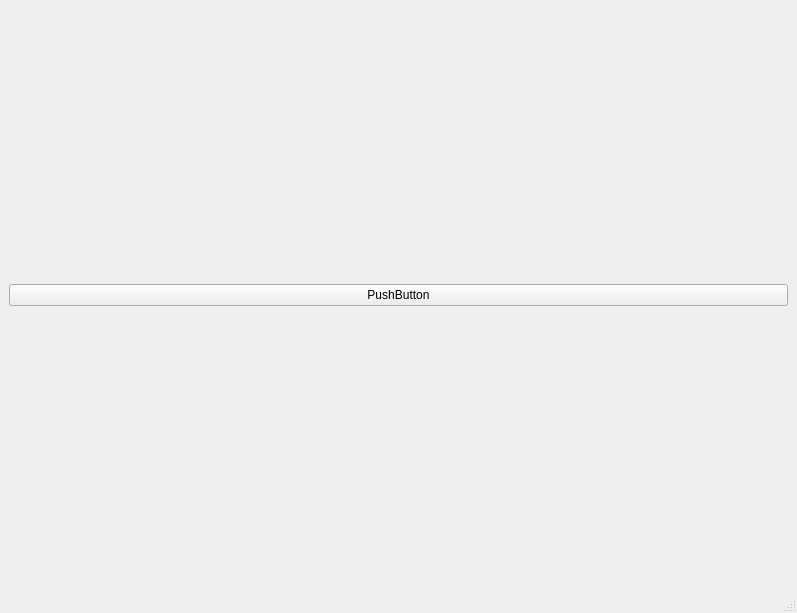
<?xml version="1.0" encoding="UTF-8"?>
<ui version="4.0">
 <class>MainWindow</class>
 <widget class="QMainWindow" name="MainWindow">
  <property name="geometry">
   <rect>
    <x>0</x>
    <y>0</y>
    <width>797</width>
    <height>613</height>
   </rect>
  </property>
  <property name="windowTitle">
   <string>MainWindow</string>
  </property>
  <widget class="QWidget" name="centralwidget">
   <property name="autoFillBackground">
    <bool>false</bool>
   </property>
   <layout class="QGridLayout" name="gridLayout_2">
    <item row="0" column="0">
     <layout class="QGridLayout" name="gridLayout"/>
    </item>
    <item row="1" column="0">
     <widget class="QPushButton" name="pushButton">
      <property name="text">
       <string>PushButton</string>
      </property>
     </widget>
    </item>
   </layout>
  </widget>
  <widget class="QMenuBar" name="menubar">
   <property name="geometry">
    <rect>
     <x>0</x>
     <y>0</y>
     <width>797</width>
     <height>20</height>
    </rect>
   </property>
  </widget>
  <widget class="QStatusBar" name="statusbar"/>
 </widget>
 <resources/>
 <connections>
  <connection>
   <sender>pushButton</sender>
   <signal>clicked()</signal>
   <receiver>MainWindow</receiver>
   <slot>slot1()</slot>
   <hints>
    <hint type="sourcelabel">
     <x>81</x>
     <y>545</y>
    </hint>
    <hint type="destinationlabel">
     <x>146</x>
     <y>539</y>
    </hint>
   </hints>
  </connection>
 </connections>
 <slots>
  <slot>slot1()</slot>
 </slots>
</ui>
